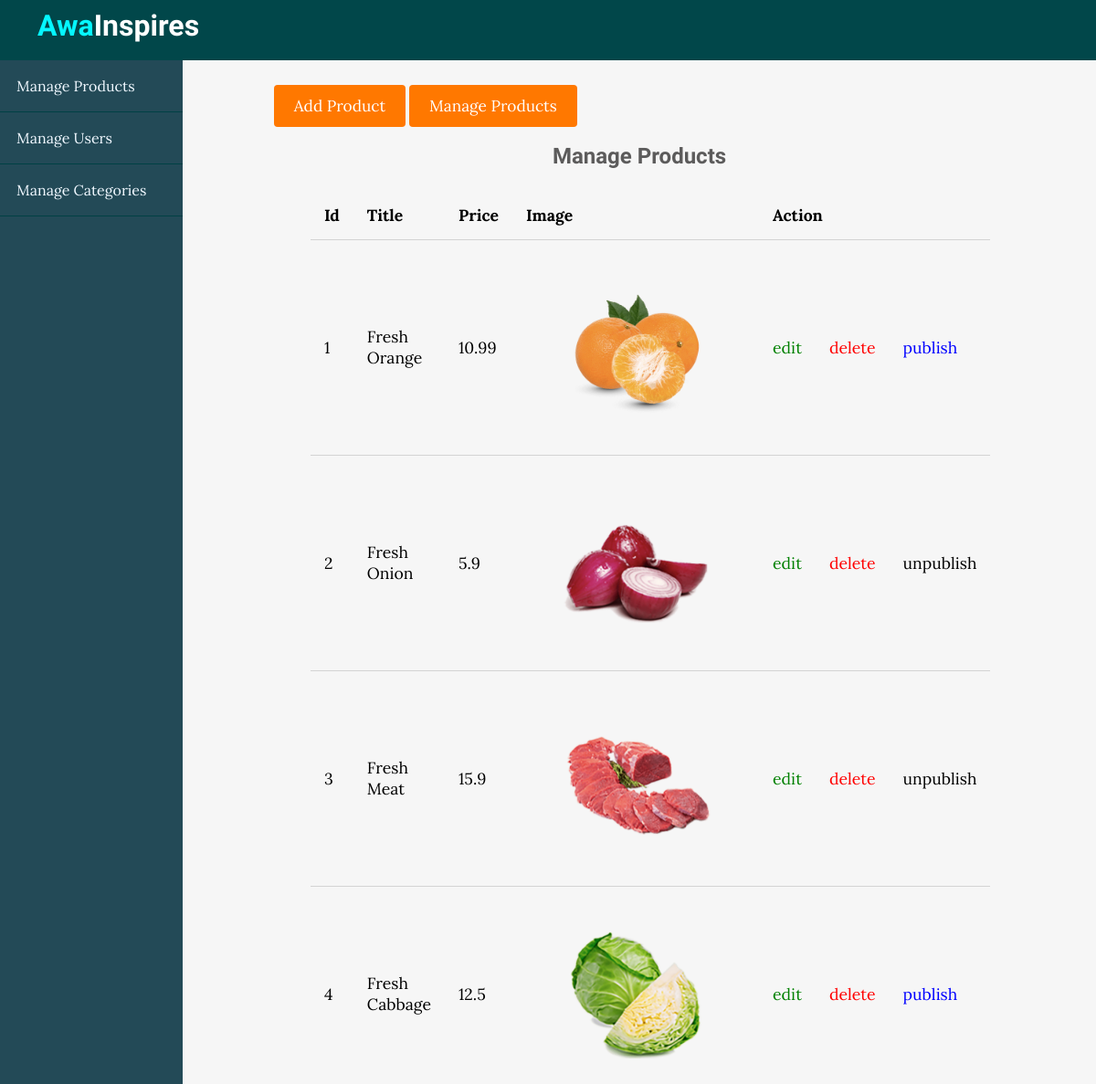
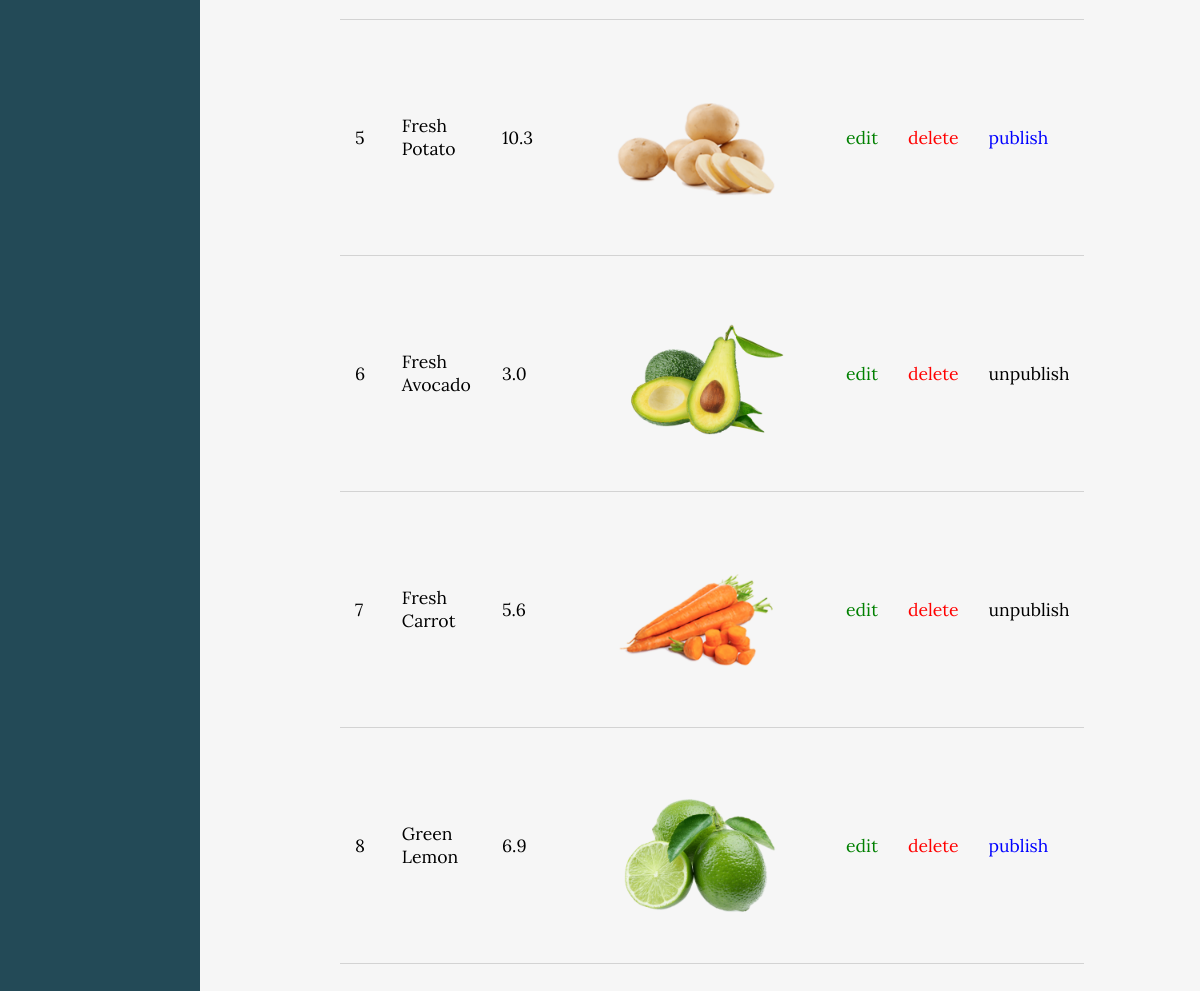
/admin/posts/index.php, run on the app's committed database (2 pictures, top to bottom).
### tables this page shows
CREATE TABLE IF NOT EXISTS `posts` (
  `id` int NOT NULL AUTO_INCREMENT,
  `user_id` varchar(20) NOT NULL,
  `price` varchar(20) NOT NULL,
  `topic_id` int DEFAULT NULL,
  `title` varchar(255) NOT NULL,
  `image` varchar(255) NOT NULL,
  `published` tinyint NOT NULL,
  `created_at` datetime NOT NULL DEFAULT CURRENT_TIMESTAMP,
  PRIMARY KEY (`id`),
  KEY `topic_id` (`topic_id`)
);

### app/controllers/posts.php (called while the page is built, shortened)
<?php
include(ROOT_PATH . "/app/database/db.php");
$table = 'posts';
$posts = selectAll($table);

### app/database/db.php (called while the page is built, shortened)
 <?php
require('connect.php');
function selectAll($table, $conditions = [])
{
    global $conn;
    $sql = "SELECT * FROM $table";
    if (empty($conditions)) {
        $stmt = $conn->prepare($sql);
        $stmt->execute();
        $records = $stmt->get_result()->fetch_all(MYSQLI_ASSOC);
        return $records;
    }
}

### admin/posts/index.php (the view, shortened to what this page needs)
<?php include(ROOT_PATH . "/app/controllers/posts.php");
?>
<!DOCTYPE html>
<html lang="en">
    <head>
        <link rel="stylesheet"
            href="https://use.fontawesome.com/releases/v5.7.2/css/all.css"
>
        <link rel="stylesheet" href="../../assets/css/style.css">
        <link rel="stylesheet" href="../../assets/css/admin.css">
    </head>
    <body>
    <?php include(ROOT_PATH . "/app/includes/adminHeader.php"); ?>
        <div class="admin-wrapper">
        <?php include(ROOT_PATH . "/app/includes/adminSidebar.php"); ?>
            <div class="admin-content">
                <div class="button-group">
                    <a href="create.php" class="btn btn-big">Add Product</a>
                    <a href="index.php" class="btn btn-big">Manage Products</a>
                </div>
                <div class="content">
                    <h2 class="page-title">Manage Products</h2>
                    <table>
                        <thead>
                            <th>Id</th>
                            <th>Title</th>
                            <th>Price</th>
                            <th>Image</th>
                            <th colspan="3">Action</th>
                        </thead>
                        <tbody>
                            <?php foreach ($posts as $key => $post): ?>
                                <tr>
                                    <td><?php echo $key + 1; ?></td>
                                    <td><?php echo $post['title'] ?></td>
                                    <td><?php echo $post['price'] ?></td>
                                    <td><img src="<?php echo BASE_URL . '/assets/images/' . $post['image']; ?>" height="200px"></td>
                                    <td><a href="edit.php?id=<?php echo $post['id']; ?>" class="edit">edit</a></td>
                                    <td><a href="index.php?delete_id=<?php echo $post['id']; ?>" class="delete">delete</a></td>
                                    <?php if ($post['published']): ?>
                                        <td><a href="edit.php?published=0&p_id=<?php echo $post['id'] ?>" class="unpublish">unpublish</a></td>
                                    <?php else: ?>
                                        <td><a href="edit.php?published=1&p_id=<?php echo $post['id'] ?>" class="publish">publish</a></td>
                                    <?php endif; ?>
                                </tr>
                            <?php endforeach; ?>
                        </tbody>
                    </table>
                </div>
            </div>
        </div>
    </body>
</html>

### app/includes/adminHeader.php (shortened to what this page needs)
<header>
    <a class="logo" href="<?php echo BASE_URL . '/index.php'; ?>">
        <h1 class="logo-text"><span>Awa</span>Inspires</h1>
    </a>
</header>

### app/includes/adminSidebar.php
<div class="left-sidebar">
    <ul>
        <li><a href="<?php echo BASE_URL . '/admin/posts/index.php'; ?>">Manage Products</a></li>
        <li><a href="<?php echo BASE_URL . '/admin/users/index.php'; ?>">Manage Users</a></li>
        <li><a href="<?php echo BASE_URL . '/admin/topics/index.php'; ?>">Manage Categories</a></li>
    </ul>
</div>

### assets/css/style.css (style rules this page uses)
* { box-sizing: border-box; }
html, body { height: 100%; padding: 0px; margin: 0px; background: #f6f6f6; font-family: "Lora", serif; }
h1, h2, h3, h4, h5, h6 { font-family: "Candal", serif; color: #5c5b5b; margin: 5px; }
a { text-decoration: none; color: inherit; }
.btn { padding: 0.5rem 1rem; background: #ff7800; color: white; border: 1px solid transparent; border-radius: 0.25rem; font-size: 1.08em; font-family: "Lora", serif; }
.btn-big { padding: 0.7rem 1.3rem; line-height: 1.3rem; }
header { background: #ff7800; height: 66px; }
header * { color: white; }
header .logo { float: left; height: inherit; margin-left: 2em; }
header .logo-text { margin: 9px; font-family: "Candal", serif; }
header .logo-text span { color: #05f7ff; }
.content { width: 90%; margin: 30px auto 30px; }

### assets/css/admin.css (style rules this page uses)
header { background: #01474a; }
.admin-wrapper { display: flex; height: calc(100% - 66px); }
.admin-wrapper .left-sidebar { flex: 2; height: 100%; background: #234a57; }
.admin-wrapper .left-sidebar ul { list-style: none; margin: 0px; padding: 0px; color: aliceblue; }
.admin-wrapper .left-sidebar ul li a { padding: 18px; display: block; border-bottom: 1px solid #004044; }
.admin-wrapper .admin-content { flex: 8; height: 100%; padding: 40px 100px 100px; overflow-y: scroll; }
.admin-content .page-title { text-align: center; margin-bottom: 1.5rem; }
table { width: 100%; border-collapse: collapse; font-size: 1.1rem; }
th, td { padding: 15px; text-align: left; border-bottom: 1px solid #d3d3d3; }
.edit { color: green; }
.delete { color: red; }
.publish { color: blue; }

### data on the page
posts: title "Fresh Orange", price "10.99", image (picture)
posts: title "Fresh Onion", price "5.9", image (picture)
posts: title "Fresh Meat", price "15.9", image (picture)
posts: title "Fresh Cabbage", price "12.5", image (picture)
posts: title "Fresh Potato", price "10.3", image (picture)
posts: title "Fresh Avocado", price "3.0", image (picture)
posts: title "Fresh Carrot", price "5.6", image (picture)
posts: title "Green Lemon", price "6.9", image (picture)
